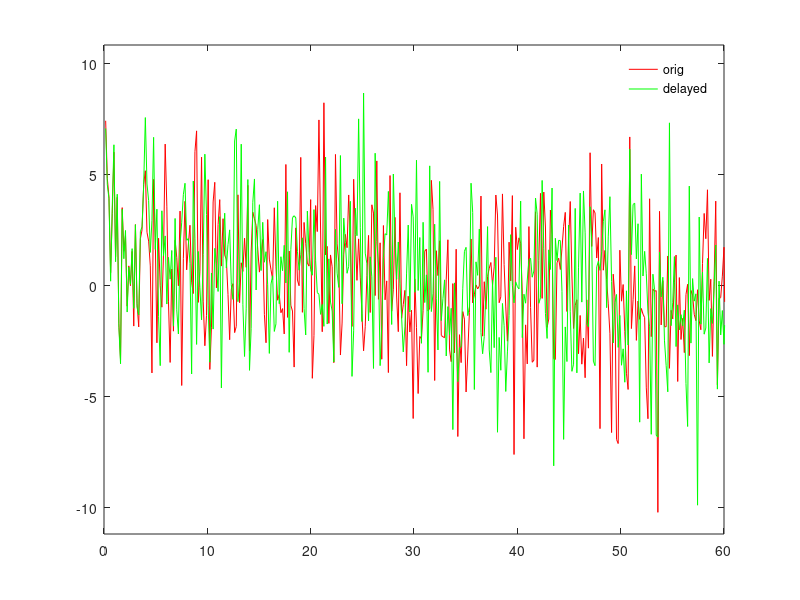
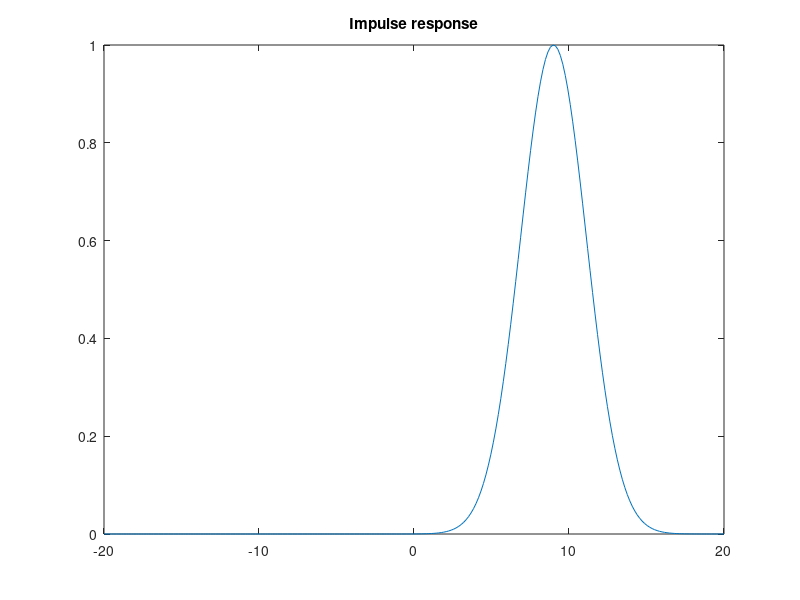
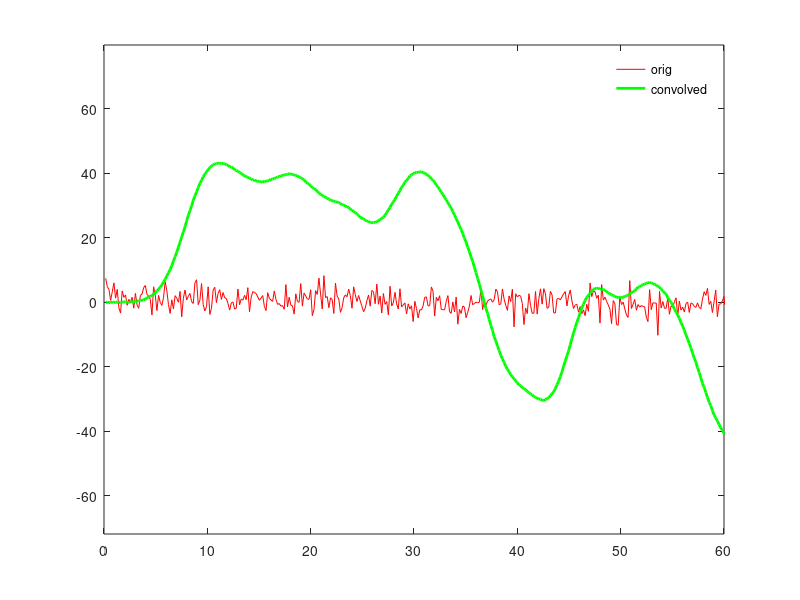
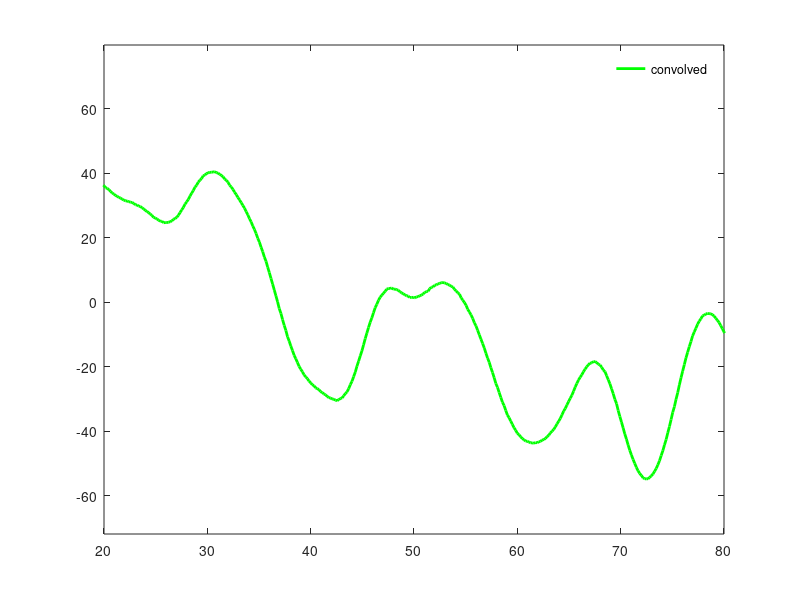

Write MATLAB code to recreate these figures, in order. (Note: this script raises an error after producing the figures.)
clear;format compact;
%% orig signal
T = 2000;
Fs = 6.25;
N = floor( T.*Fs );
dt = 1./Fs;
tt = [1:N]./Fs;
anoise_orig = 2.8;
anoise_delay = .3;
anoise_conv = .1;
if 0,
    % ornstein uhlenbeck process
    tau = .25; xx = zeros(1,N); for ii = 2:N, xx(ii) = xx(ii-1) + dt.*(-1./tau.*xx(ii-1) + randn);end
elseif 1,
    % sinusoid
    freq = 1./75; % Hz
    xx = sin( 2.*pi.*freq.*tt );
else,
    % random
    xx = randn(1,N);
    %xx(20:30) = xx(20:30) + 8;
end
%% lagged corr params
Tw = 120;
nw = ceil( Tw.*Fs );
twindowdisp = 60;
%% add noise to orig signal
xx = xx + anoise_orig .* randn( size(xx) );
%% delayed sig
tdelay = 4;
ndelay = floor(tdelay.*Fs);
xx_del = xx;
xx_del(ndelay:end) = xx(1:end-ndelay+1);
xx_del = xx_del + anoise_delay .* randn( size(xx_del) );
figure(100); clf; plot(tt,xx,'r',tt,xx_del,'g');  legend(['orig'],'delayed'); legend boxoff
axis([0 twindowdisp min([xx]) max(xx)])
%% impulse resp
tconv = 20;
M = 2.*ceil(tconv.*Fs) + 1;
ttconv = [1:M]./Fs - tconv - dt;
tmean = 9; %nmean = floor(tmean.*Fs);
tstd = tmean./2; %nstd
fff = zeros(M,1);
fff = exp( -(ttconv - tmean ).^2 ./(2.*tstd) );
%fff = fff./sum(fff);
figure(200);clf; plot( ttconv,fff);title('Impulse response');
%% convovled signal
xx_conv = conv(xx, fff, 'same');
xx_conv = xx_conv + anoise_conv .* randn( size(xx_conv) );
figure(300); clf; plot(tt,xx,'r',tt,xx_conv,'g','linewidth',2);  legend('orig','convolved'); legend boxoff; axis([0 twindowdisp min([xx xx_conv]) max([xx xx_conv])]);
figure(320); clf; plot(tt,xx_conv,'g','linewidth',2);  legend('convolved'); legend boxoff; axis([20 20+twindowdisp min([ xx_conv]) max([ xx_conv])]);
%% lagged corr
[corrs_del, lags] = xcorr( xx_del, xx, nw, 'coeff' );
[corrs_conv, lags] = xcorr( xx_conv, xx, nw, 'coeff' );
[corrs_auto_orig, lags] = xcorr( xx, xx, nw, 'coeff' );
figure(400);clf;
pp1=plot( lags./Fs, corrs_del,'b'); hold on; title(['Lagged Correlation, delay ' num2str(tdelay)] );
pp2=plot( lags./Fs, corrs_conv,'r');grid on;
pp3=plot( lags./Fs, corrs_auto_orig,'k');grid on;
legend([pp1 pp2 pp3],'Delayed','Convolved','Auto (orig)'); legend boxoff
%% lagged mutual info
numlagsamples = nw;
[mi_del, milags_del] = laggedmutualinfo( xx, xx_del, numlagsamples );
[mi_conv, milags_conv] = laggedmutualinfo( xx, xx_conv, numlagsamples );
milags_del = milags_del./Fs;
milags_conv = milags_conv./Fs;
figure(500);clf;
subplot(2,1,1), plot( milags_del, mi_del, 'b');hold on;title(['Lagged Mutual Information - Delayed ' num2str(tdelay)] );hold on;grid on;
subplot(2,1,2), plot( milags_conv, mi_conv, 'r');title(['Lagged Mutual Information - Convolved ' num2str(tmean)] );
hold on;grid on;






